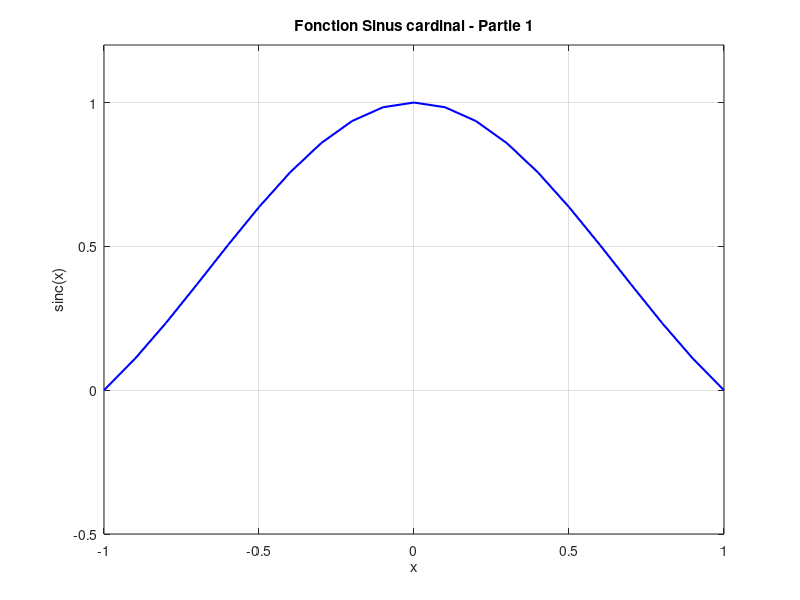
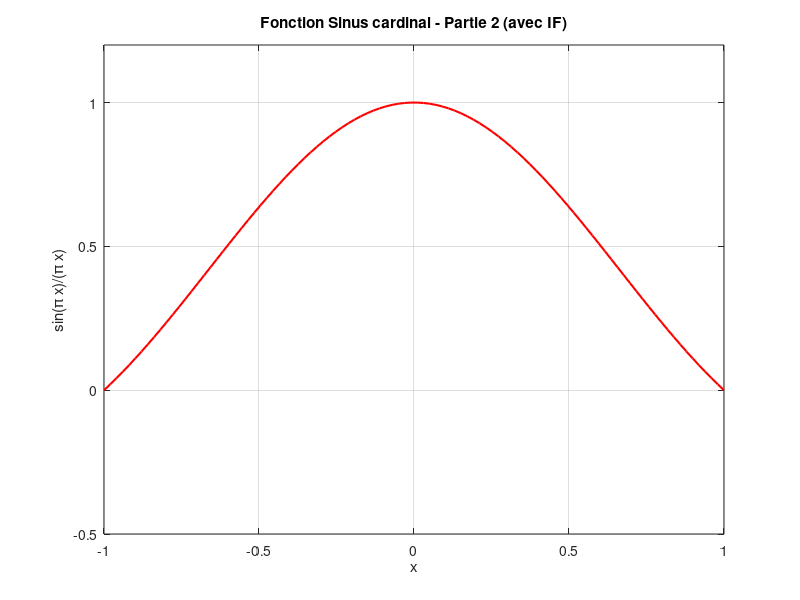

MATLAB code to generate these figures, in order:
clear; clc;

figure;
x = -1:0.1:1;
y = sinc(x);
plot(x, y, 'b-', 'LineWidth', 1.5);
grid on;
axis([-1, 1, -0.5, 1.2]);
xlabel('x');
ylabel('sinc(x)');
title('Fonction Sinus cardinal - Partie 1');

figure;
x = linspace(-1, 1, 100);
y = zeros(1, length(x));
for i = 1:length(x)
    if x(i) == 0
        y(i) = 1;
    else
        y(i) = sin(pi * x(i)) / (pi * x(i));
    end
end
plot(x, y, 'r-', 'LineWidth', 1.5);
grid on;
axis([-1, 1, -0.5, 1.2]);
xlabel('x');
ylabel('sin(\pi x)/(\pi x)');
title('Fonction Sinus cardinal - Partie 2 (avec IF)');
